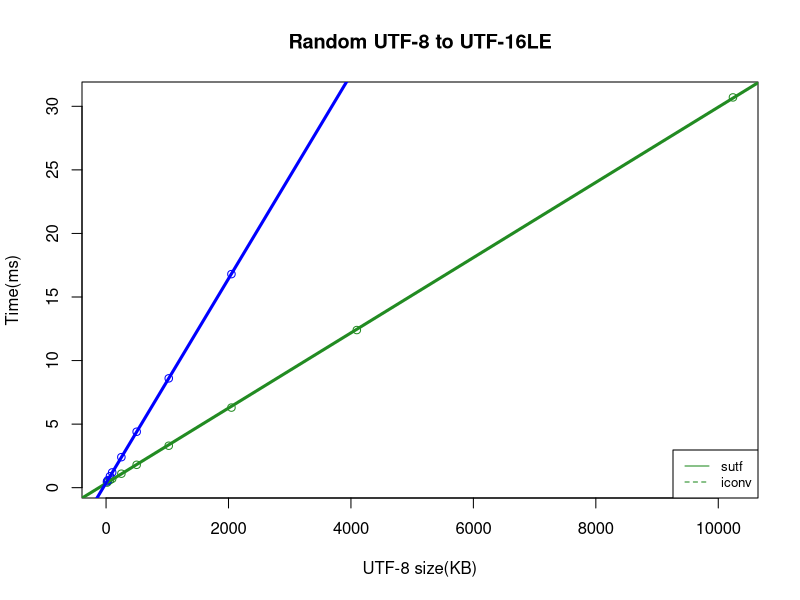

Generate this figure with R:

sizes=c(16, 32, 64, 100, 250, 500, 1024, 2048, 4096, 10240)
times=c(0.4, 0.5, 0.6, 0.7, 1.1, 1.8, 3.3, 6.3, 12.4, 30.7)
timesiconv=c(0.5, 0.6, 0.9, 1.2, 2.4, 4.4, 8.6, 16.8, 33.3, 82.6)
model <- lm(times~sizes)
modeliconv <- lm(timesiconv~sizes)
summary(model)
summary(modeliconv)
plot(sizes, times, col='forestgreen', main="Random UTF-8 to UTF-16LE", xlab="UTF-8 size(KB)", ylab="Time(ms)")
points(sizes, timesiconv, col='blue')
abline(lm(times~sizes),col = 'forestgreen',lwd = 3)
abline(lm(timesiconv~sizes),col = 'blue',lwd = 3)
legend("bottomright", legend=c("sutf", "iconv"),
       col=c("forestgreen", "forestgreen"), lty=1:2, cex=0.8)
